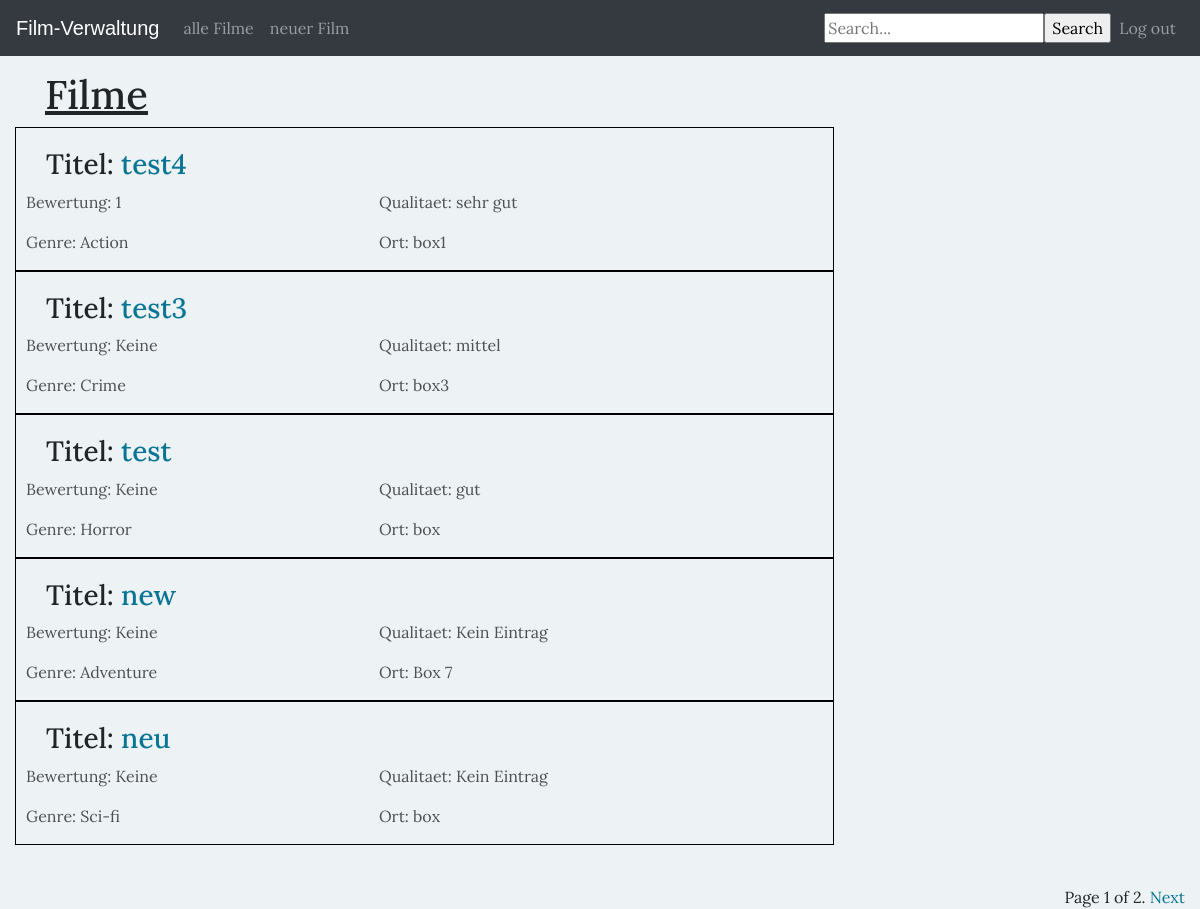
The app's page / (signed in) with its own data.
### verwaltung/models.py (models this page shows, shortened)
class Film(models.Model):
    QUALS = (
        ('Kein Eintrag','Kein Eintrag'),
        ('sehr gut','sehr gut'),
        ('gut','gut'),
        ('mittel','mittel'),
        ('schlecht','schlecht'),
    )
    GENRES = (
        ('Comedy','Comedy'),
        ('Horror','Horror'),
        ('Action','Action'),
        ('Fantasy','Fantasy'),
        ('Drama','Drama'),
        ('Adventure','Adventure'),
        ('Sci-fi','Sci-fi'),
        ('Animation','Animation'),
        ('Crime','Crime'),
        ('Mystery','Mystery'),
        ('Romance','Romance'),
    )
    BEWS = (
        ('Keine','Keine'),
        ('1','1'),
        ('2','2'),
        ('3','3'),
        ('4','4'),
        ('5','5'),
    )
    titel = models.CharField(max_length=150, unique=True)
    genre = models.CharField(max_length=100,choices=GENRES)
    ort = models.CharField(max_length=200)
    qual = models.CharField(max_length=100,choices=QUALS,default="Kein Eintrag")
    bew = models.CharField(max_length=100,choices=BEWS,default="Keine")
    class Meta:
        ordering = ('-titel',)

### filme/views.py (the view)
# urls.py: url(r'^$', views.index,name="home"),
def index(request):
    queryset_list = Film.objects.all()
    query = request.GET.get("q")
    if query:
        queryset_list = queryset_list.filter(Q(titel__icontains=query)|Q(genre__icontains=query)).distinct()
    paginator = Paginator(queryset_list, 5)
    page = request.GET.get('page')
    try:
        queryset = paginator.page(page)
    except PageNotAnInteger:
        queryset = paginator.page(1)
    except EmptyPage:
        queryset = paginator.page(paginator.num_pages)
    context = {"object_list":queryset, "page": 'page',}
    return render(request, "index.html", context)

### templates/index.html (shortened to what this page needs)
{% extends "base.html" %}
{% load bootstrap4 %}
{% load staticfiles %}
{% block oben %}
<form class="form-inline my-2 my-lg-0" method="get" action="">
  <input name="q" type="text" placeholder="Search..." value="{{ request.GET.q }}">
  <input type="submit" name="" value="Search">
</form>
{% endblock %}
{% block content %}
  {% if user.is_authenticated %}
    <div class="container-fluid">
      <h1>Filme</h1>
      {% for film in object_list %}
        <div class="afilm">
          <h3>Titel: <a href="{% url 'verwaltung:film_detail' pk=film.pk %}">{{ film.titel }}</a></h3>
          <div class="row">
            <div class="col-xs-5 col-sm-5 col-md-5 col-lg-5 col-xl-5">
              <p>Bewertung: {{ film.bew }}</p>
              <p>Genre: {{ film.genre }}</p>
            </div>
            <div class="col-xs-5 col-sm-5 col-md-5 col-lg-5 col-xl-5">
              <p>Qualitaet: {{ film.qual }}</p>
              <p>Ort: {{ film.ort }}</p>
            </div>
          </div>
        </div>
      {% endfor %}
      <div class="pag">
        {% include "pagination.html" with page=page %}
      </div>
    </div>
  {% else %}
    <div class="container">
      <h1>Filmdatenbank</h1>
    </div>
  {% endif %}
{% endblock %}

### templates/base.html (shortened to what this page needs)
<!DOCTYPE html>
{% load staticfiles %}
{% load bootstrap4 %}
<html>
  <head>
    <link rel="stylesheet" href="{% static "css/master.css" %}" />
    <link rel="stylesheet" href="{% static "filme/css/master.css" %}" />
    <link rel="stylesheet" href="https://maxcdn.bootstrapcdn.com/bootstrap/4.0.0-beta.2/css/bootstrap.min.css">
  </head>
  <body>
    <nav class="navbar navbar-expand-lg navbar-dark bg-dark">
      <a class="navbar-brand mybrand ob" href="{% url 'home' %}">Film-Verwaltung</a>
      <div class="collapse navbar-collapse" id="navbarSupportedContent">
        <ul class="navbar-nav mr-auto">
          {% if user.is_authenticated %}
            <li class="nav-item">
              <a class="nav-link ob" href="{% url 'home' %}">alle Filme</a>
            </li>
            <li class="nav-item">
              <a class="nav-link ob" href="{% url 'verwaltung:newfilm' %}">neuer Film</a>
            </li>
          {% endif %}
        </ul>
        <ul class="navbar-nav ml-auto">
          {% if user.is_authenticated %}
            {% block oben %}
            {% endblock %}
            <li class="nav-item">
              <a class="nav-link ob" href="{% url 'accounts:logout' %}">Log out</a>
            </li>
          {% else %}
            <li class="nav-item">
              <a class="nav-link ob" href="{% url 'accounts:login' %}">Login</a>
            </li>
          {% endif %}
        </ul>
      </div>
    </nav>
    {% block content %}
    {% endblock %}
  </body>
</html>

### verwaltung/templates/pagination.html (shortened to what this page needs)
<div class="pagination">
    <span class="step-links">
        <span class="current">
            Page {{ object_list.number }} of {{ object_list.paginator.num_pages }}.
        </span>
        {% if object_list.has_next %}
            <a href="?page={{ object_list.next_page_number }}&q={{ request.GET.q }}">Next</a>
        {% endif %}
    </span>
</div>

### static/css/master.css (style rules this page uses)
p, h1, h3, a, li { font-family: 'Lora', serif; }
div { font-family: 'Lora', serif; }

### static/filme/css/master.css (style rules this page uses)
.mybrand { font-family: sans-serif; }

### templates/index.html (style rules this page uses)
.pagination { margin-left: 7px; }
.afilm { border: solid 1px black; width: 70%; }
h3 { padding-top: 20px; padding-left: 20px; }
.pag { margin-top: 40px; margin-left: auto; float: right; }

### templates/base.html (style rules this page uses)
body { background-color: #EDF2F4; }
a { color: #097596; }
h1 { margin-top: 15px; margin-left: 30px; text-decoration: underline; }
h3, p { margin-left: 10px; }
p { color: #4e5051; }

### records on screen
Film: titel "test4", bew "1", genre "Action", qual "sehr gut", ort "box1"
Film: titel "test3", bew "Keine", genre "Crime", qual "mittel", ort "box3"
Film: titel "test", bew "Keine", genre "Horror", qual "gut", ort "box"
Film: titel "new", bew "Keine", genre "Adventure", qual "Kein Eintrag", ort "Box 7"
Film: titel "neu", bew "Keine", genre "Sci-fi", qual "Kein Eintrag", ort "box"

### other values on screen
{{ object_list.number }} "1"
{{ object_list.paginator.num_pages }} "2"
